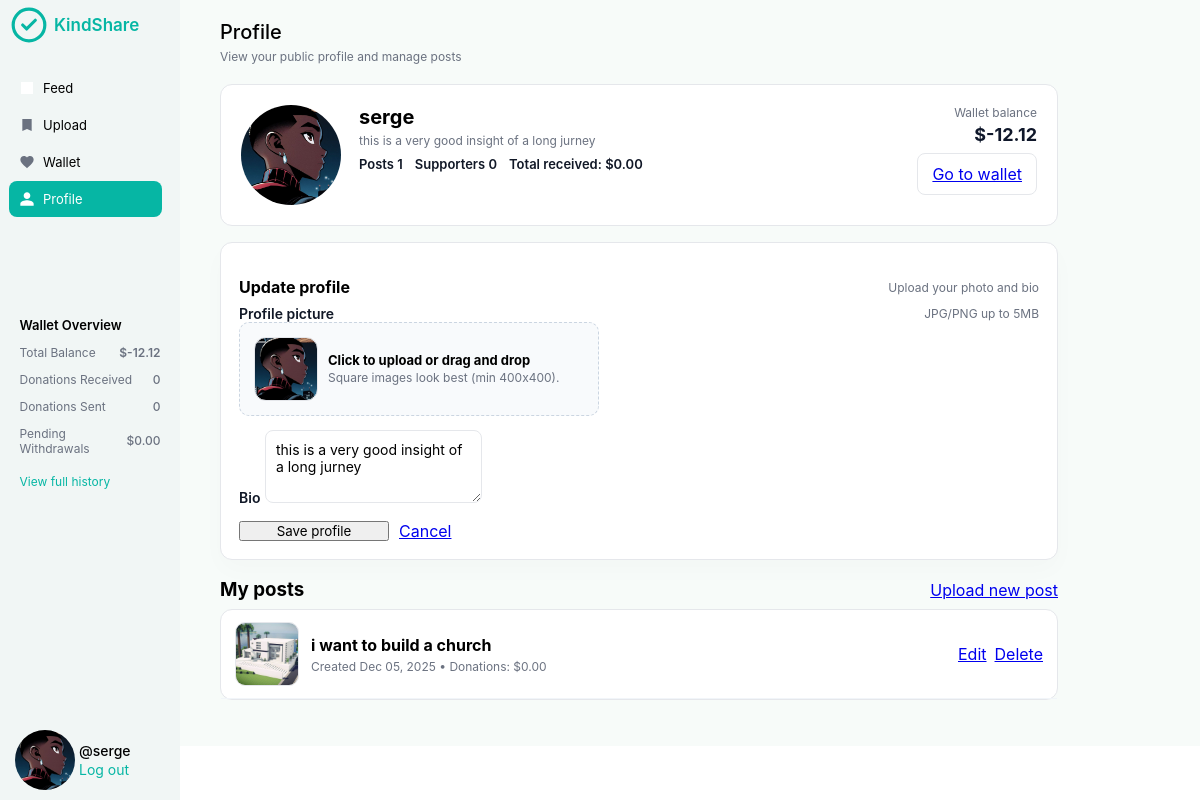
/user/profile.php (signed in), run on the app's committed database.
### tables this page shows
CREATE TABLE `users` (
  `id` int(11) NOT NULL,
  `username` varchar(50) NOT NULL,
  `email` varchar(100) NOT NULL,
  `password` varchar(255) NOT NULL,
  `profile_picture` varchar(255) DEFAULT NULL,
  `bio` text DEFAULT NULL,
  `wallet_balance` decimal(10,2) DEFAULT 0.00,
  `created_at` datetime DEFAULT current_timestamp(),
  `updated_at` datetime DEFAULT current_timestamp() ON UPDATE current_timestamp(),
  `last_login` datetime DEFAULT NULL
);

CREATE TABLE `posts` (
  `id` int(11) NOT NULL,
  `user_id` int(11) NOT NULL,
  `image_path` varchar(255) NOT NULL,
  `caption` text DEFAULT NULL,
  `total_donations` decimal(10,2) DEFAULT 0.00,
  `edited` tinyint(1) DEFAULT 0,
  `edited_at` datetime DEFAULT NULL,
  `created_at` datetime DEFAULT current_timestamp(),
  `updated_at` datetime DEFAULT current_timestamp() ON UPDATE current_timestamp()
);

### config.php (called while the page is built, shortened)
<?php
$BASE_URL = '/te';
function asset(string $path): string
{
    global $BASE_URL;
    return rtrim($BASE_URL, '/') . '/' . ltrim($path, '/');
}

### user/profile.php (the view, shortened to what this page needs)
<?php
require_once __DIR__ . '/../config.php';
?>
<?php
require_once __DIR__ . '/../config.php';
$active = 'profile';
$uid = isset($_GET['user']) ? (int)$_GET['user'] : $_SESSION['user_id'];
$user = $conn->query("SELECT * FROM users WHERE id = {$uid}")->fetch_assoc();
$posts = $conn->query("SELECT * FROM posts WHERE user_id = {$uid} ORDER BY created_at DESC");
$totalReceived = $conn->query("SELECT IFNULL(SUM(amount),0) FROM donations WHERE receiver_id = {$uid}")->fetch_row()[0];
$supporters = $conn->query("SELECT COUNT(DISTINCT donor_id) FROM donations WHERE receiver_id = {$uid}")->fetch_row()[0];
?>
<!DOCTYPE html>
<html lang="en">
<head>
    <link rel="stylesheet" href="../new.css">
</head>
<body>
    <div class="container">
        <?php $uidSelf = $_SESSION['user_id']; require __DIR__ . '/sidebar.php'; ?>
        <div class="feed">
            <div class="header">
                <h1>Profile</h1>
                <p>View your public profile and manage posts</p>
            </div>
            <div class="page-wrap" style="width:90%;max-width:1100px;">
                <div class="page-card">
                    <div class="profile-hero" style="align-items:flex-start;">
                        <div class="profile-main" style="gap:18px; align-items:flex-start;">
                            <?php $pfp = $user['profile_picture'] ? asset($user['profile_picture']) : asset('★.jpeg'); ?>
                            <div class="pfp" style="height:100px;width:100px;"><img class="pfp-img" src="<?=$pfp?>" alt=""></div>
                            <div>
                                <h2 style="margin:0;font-size:20px;"><?=$user['username']?></h2>
                                <p class="muted" style="margin:4px 0 8px 0;"><?=$user['bio'] ?: 'Add a short bio to introduce yourself.'?></p>
                                <div class="stat-row">
                                    <span>Posts <?=$posts->num_rows?></span>
                                    <span>Supporters <?=$supporters?></span>
                                    <span>Total received: $<?=number_format($totalReceived,2)?></span>
                                </div>
                            </div>
                        </div>
                        <div style="text-align:right;">
                            <p class="muted" style="margin:0 0 4px 0;">Wallet balance</p>
                            <div class="stat-value" style="font-size:18px;">$<?=number_format($user['wallet_balance'],2)?></div>
                            <a class="view-btn" href="wallet.php" style="padding:10px 14px;border:1px solid #e5e7eb;border-radius:8px;display:inline-block;margin-top:8px;">Go to wallet</a>
                        </div>
                    </div>
                </div>
                <?php if ($uid === $uidSelf): ?>
                <div class="form-card" style="margin-top:12px;">
                    <div class="section-head">
                        <h3 style="margin:0;font-size:16px;">Update profile</h3>
                        <span class="muted">Upload your photo and bio</span>
                    </div>
                    <form method="post" enctype="multipart/form-data" class="form-stack">
                        <div>
                            <div class="label-row">
                                <label class="label">Profile picture</label>
                                <span class="muted">JPG/PNG up to 5MB</span>
                            </div>
                            <label class="dropzone" style="max-width:360px;">
                                <div style="display:flex;align-items:center;gap:10px;">
                                    <div id="pfpPreview" class="preview-thumb" style="width:64px;height:64px;border-radius:12px;background-size:cover;background-position:center;background-image:url('<?=$pfp?>');"></div>
                                    <div>
                                        <p style="margin:0;font-weight:700;font-size:13px;">Click to upload or drag and drop</p>
                                        <p class="muted" style="margin:2px 0;">Square images look best (min 400x400).</p>
                                    </div>
                                </div>
                            </label>
                        </div>
                        <div>
                            <label class="label">Bio</label>
                            <textarea name="bio" rows="3" class="input" style="resize:vertical;"><?=htmlspecialchars($user['bio'])?></textarea>
                        </div>
                        <div style="display:flex;gap:10px;align-items:center;">
                            <button type="submit" class="don-btn" style="width:150px;">Save profile</button>
                            <a class="view-btn" href="feed.php">Cancel</a>
                        </div>
                    </form>
                </div>
                <?php endif; ?>
                <div class="section-head" style="margin-top:18px;">
                    <h3 style="margin:0;">My posts</h3>
                    <?php if ($uid === $uidSelf): ?><a class="view-btn" href="post_upload.php">Upload new post</a><?php endif; ?>
                </div>
                <div class="page-card" style="padding:0;">
                    <?php while ($p = $posts->fetch_assoc()): ?>
                        <div style="display:flex;align-items:center;gap:12px;padding:12px 14px;border-bottom:1px solid #f1f5f9;">
                            <div style="width:64px;height:64px;border-radius:10px;overflow:hidden;border:1px solid #e5e7eb;">
                                <img src="<?=asset($p['image_path'])?>" alt="" style="width:100%;height:100%;object-fit:cover;">
                            </div>
                            <div style="flex:1;">
                                <div style="font-weight:700;"><?=htmlspecialchars($p['caption'])?></div>
                                <div class="muted" style="margin-top:4px;">Created <?=date('M d, Y', strtotime($p['created_at']))?> • Donations: $<?=number_format($p['total_donations'],2)?> <?=$p['edited'] ? '• Edited' : ''?></div>
                            </div>
                            <?php if ($uid === $uidSelf): ?>
                                <div style="display:flex;gap:8px;align-items:center;">
                                    <a href="post_edit.php?id=<?=$p['id']?>" class="view-btn">Edit</a>
                                    <a href="post_delete.php?id=<?=$p['id']?>" class="view-btn" onclick="return confirm('Delete?')">Delete</a>
                                </div>
                            <?php endif; ?>
                        </div>
                    <?php endwhile; ?>
                </div>
            </div>
        </div>
    </div>
</body>
</html>

### user/sidebar.php (shortened to what this page needs)
<?php
$uid = (int)($uid ?? 0);
$walletData = $conn->query("SELECT wallet_balance, username, profile_picture FROM users WHERE id = {$uid}")->fetch_assoc();
$recv = $conn->query("SELECT COUNT(*) FROM donations WHERE receiver_id = {$uid}")->fetch_row()[0];
$sent = $conn->query("SELECT COUNT(*) FROM donations WHERE donor_id = {$uid}")->fetch_row()[0];
$active = $active ?? '';
$pfp = $walletData['profile_picture'] ? asset($walletData['profile_picture']) : asset('★.jpeg');
?>
<div class="side">
    <div class="sidenav">
        <div class="top">
            <div class="logo">
                <svg width="38" height="38" viewBox="0 0 24 24" fill="none">
                    <circle cx="12" cy="12" r="10" stroke="#06B6A4" stroke-width="2"/>
                    <path d="M8 12l2.5 2.5L16 9" stroke="#06B6A4" stroke-width="2" stroke-linecap="round" stroke-linejoin="round"/>
                </svg>
                <p>KindShare</p>
            </div>
            <div class="links">
                <a href="feed.php" class="<?=$active==='feed'?'active':''?>">
                    <svg class="ic" viewBox="0 0 24 24"><path d="M3 21h18V3H3v18zm4-4h10v-2H7v2zm0-4h10v-2H7v2zm0-4h10V7H7v2z"/></svg>
                    Feed
                </a>
                <a href="post_upload.php" class="<?=$active==='upload'?'active':''?>">
                    <svg class="ic" viewBox="0 0 24 24"><path d="M19 3H5v18l7-3 7 3V3z"/></svg>
                    Upload
                </a>
                <a href="wallet.php" class="<?=$active==='wallet'?'active':''?>">
                    <svg class="ic" viewBox="0 0 24 24"><path d="M12 21.35l-1.45-1.32C5.4 15.36 2 12.28 2 8.5 2 5.42 4.42 3 7.5 3c1.74 0 3.41.81 4.5 2.09C13.09 3.81 14.76 3 16.5 3 19.58 3 22 5.42 22 8.5c0 3.78-3.4 6.86-8.55 11.54L12 21.35z"/></svg>
                    Wallet
                </a>
                <a href="profile.php" class="<?=$active==='profile'?'active':''?>">
                    <svg class="ic" viewBox="0 0 24 24"><path d="M12 12c2.7 0 5-2.3 5-5s-2.3-5-5-5-5 2.3-5 5 2.3 5 5 5zm0 2c-3.3 0-10 1.7-10 5v3h20v-3c0-3.3-6.7-5-10-5z"/></svg>
                    Profile
                </a>
            </div>
        </div>
        <div class="card">
            <div class="card-content">
                <p class="cc-title">Wallet Overview</p>
                <div class="cc-row">
                    <p>Total Balance</p>
                    <p class="cc-value">$<?=number_format($walletData['wallet_balance'],2)?></p>
                </div>
                <div class="cc-row">
                    <p>Donations Received</p>
                    <p class="cc-number"><?=$recv?></p>
                </div>
                <div class="cc-row">
                    <p>Donations Sent</p>
                    <p class="cc-number"><?=$sent?></p>
                </div>
                <div class="cc-row">
                    <p>Pending Withdrawals</p>
                    <p class="cc-number">$0.00</p>
                </div>
                <a class="cc-link" href="wallet.php">View full history</a>
            </div>
        </div>
        <div class="bottom">
            <div class="pfp">
                <img src="<?=$pfp?>" alt="">
            </div>
            <div class="txt">
                <p>@<?=$walletData['username']?></p>
                <p><a href="logout.php" style="color:#06B6A4;text-decoration:none;">Log out</a></p>
            </div>
        </div>
    </div>
</div>

### new.css (style rules this page uses)
* { margin: 0; padding: 0; box-sizing: border-box; font-family: Inter; }
.container { width: 100%; height: auto; display: flex; background: rgb(247 251 249 ); }
.side { width: 15%; position: relative; }
.sidenav { width: 15%; height: 100vh; background: rgb(241 246 245); display: flex; flex-direction: column; justify-content: space-between; position: fixed; top: 0; left: 0; }
.sidenav .links { display: flex; flex-direction: column; padding-top: 20px; gap: 1px; width: 90%; padding-left: 5%; }
.sidenav .links a { padding: 10px; color: #000; font-size: 13px; text-decoration: none; border-radius: 8px; transition: .3s ease; }
.sidenav .logo { height: 50px; }
.sidenav .card { height: 350px; width: 95%; margin-left: 2.5%; padding-bottom: 10px; }
.bottom { display: flex; padding-bottom: 10px; padding-left: 15px; gap: 4px; }
.bottom .pfp { height: 60px; width: 60px; }
.bottom .pfp img { height: 100%; width: 100%; border-radius: 50%; }
.txt { display: flex; flex-direction: column; justify-content: center; gap: 2px; }
.txt p { font-size: 14px; color: #06B6A4; }
.txt p:nth-child(1) { font-size: 14px; font-weight: 500; color: #000; }
.feed { width: 85%; }
.feed .header { padding: 20px 40px; }
.feed .header h1 { font-size: 20px; font-weight: 550; }
.feed .header p { font-size: 12px; color: #6B7280; padding-top: 5px; }
.logo { display: flex; align-items: center; gap: 6px; padding: 18px 10px; }
.logo p { font-size: 17px; font-weight: 600; color: #06B6A4; }
.links a { display: flex; gap: 8px; align-items: center; }
.links a.active { background: #06B6A4; color: #fff; }
.links a.active .ic { fill:#fff; }
.links .ic { width: 16px; height: 16px; fill: #6B7280; }
.links a.active .ic { fill: #fff; }
.links a:hover .ic, .links a:nth-child(1) .ic { fill: #fff; }
.card { height: auto; width: 92%; margin-left: 4%; border-radius: 12px; padding: 18px 15px; display: flex; flex-direction: column; gap: 14px; border: none; }
.card-content { display: flex; flex-direction: column; gap: 12px; }
.cc-title { font-size: 13px; font-weight: 600; color: #000; }
.cc-row { display: flex; justify-content: space-between; align-items: center; }
.cc-row p { font-size: 12px; color: #6B7280; }
.cc-number { font-size: 12px; font-weight: 500; color: #000; }
.cc-value { font-size: 15px; font-weight: 600; color: #06B6A4; }
.cc-link { font-size: 12px; color: #06B6A4; text-decoration: none; margin-top: 6px; }
.page-wrap { padding: 0 40px 30px 40px; }
.page-card { background:#fff; border:1px solid #e5e7eb; border-radius:12px; padding:20px; margin-bottom:16px; }
.page-card h2 { margin:0; font-size:18px; }
.form-stack { display:flex; flex-direction:column; gap:14px; }
.input { padding:10px; border:1px solid #e5e7eb; border-radius:8px; font-size:14px; }
.label { font-weight:600; font-size:14px; color:#111827; }
.muted { color:#6b7280; font-size:12px; }
.profile-hero { display:flex; justify-content:space-between; gap:16px; align-items:center; }
.profile-main { display:flex; gap:14px; align-items:center; }
.profile-main .pfp img { border-radius:50%; }
.stat-row { display:flex; gap:12px; font-size:13px; color:#6b7280; }
.stat-row span { font-weight:600; color:#111827; }
.section-head { display:flex; justify-content:space-between; align-items:center; margin:16px 0 8px 0; }
.stat-value { font-size:22px; font-weight:700; color:#0f172a; }
.form-card { background:#fff; border:1px solid #e5e7eb; border-radius:12px; padding:18px; box-shadow:0 10px 25px rgba(0,0,0,0.02); }
.dropzone { border:1px dashed #cbd5e1; border-radius:10px; padding:14px; background:#f8fafc; display:flex; gap:10px; align-items:center; cursor:pointer; }
.preview-thumb { width:70px; height:70px; border-radius:8px; background:#e5e7eb; object-fit:cover; border:1px solid #e5e7eb; }
.label-row { display:flex; align-items:center; justify-content:space-between; }
.pfp-img { width: 100%; height: 100%; object-fit: cover; }

### data on the page
users: wallet_balance "-12.12", profile_picture (picture), username "serge", bio "this is a very good insight of a long jurney"
posts: image_path (picture), caption "i want to build a church", created_at "Dec 05, 2025", total_donations "0.00"

### other printed values
$recv "0"
$sent "0"
$posts->num_rows "1"
$supporters "0"
$totalReceived "0.00"
